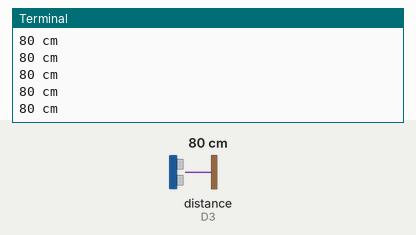
Simulated run of this program. Board: Raspberry Pi (BCM pin numbers) with a GrovePi. Shown: the last lines printed to the terminal. The inputs (shaded band) are chosen by the test bench; at power-on: distance to the obstacle (sensor on D3) 80 cm.

Above: at 1.2 s.
1.3 s: distance to the obstacle (sensor on D3) set to 2 cm
At 1.33 s:
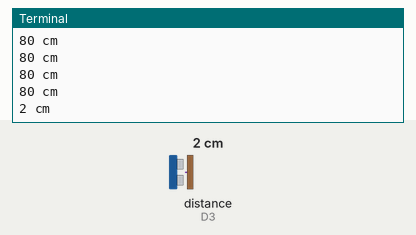
2.8 s: distance to the obstacle (sensor on D3) set to 4 cm
At 2.83 s:
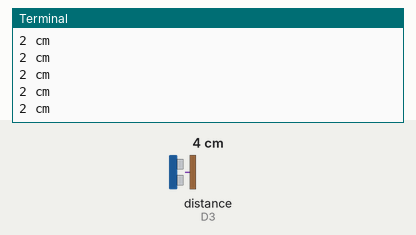
Timing chart, 0 to 5.8 s (numbered marks = the images above; inputs shaded):
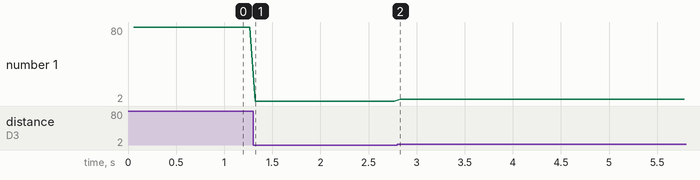

Measured:
- after the input at 1.3 s, the terminal: prints a new line at once (image 1)
- plotted number 1: 80 → 2 after the input at 1.3 s, 2 → 4 after the input at 2.8 s

The program:

ultraSonicHA.py
```python
from grovepi import ultrasonicRead


class ultra_sonic:
	"""
	Klasse zur Steuerung des Ultraschallsensors.
	"""
	def __init__(self, PIN:int):
		self.PIN = PIN

	def GetData(self):
		"""

		Returns:
			int: Die gemessene Entfernung in Zentimetern (cm).
		"""

		try:
			return ultrasonicRead(self.PIN)

		except IOError:
			print("IOError in ultraSonic")
		except:
			print("error in ultraSonic")


def test():
	from time import sleep as s
	ut = ultra_sonic(3)
	for _ in range(500):
		print(ut.GetData(),"cm")

if __name__ == "__main__":
	test()
```
